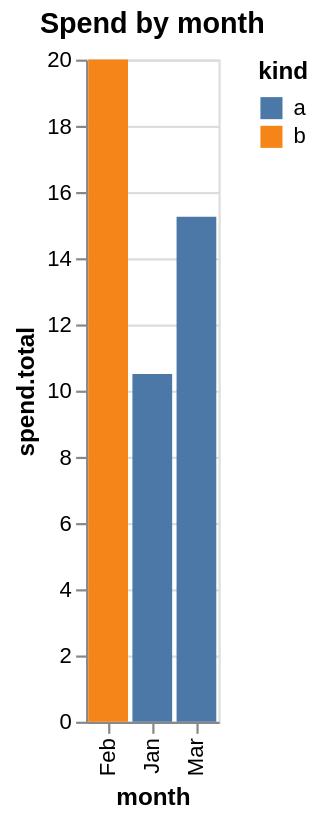

This figure's Vega-Lite source:
### Vega-Lite specification from a JSON file in a GitHub repository (floating-point values rounded to 4 significant figures)
{"$schema": "https://vega.github.io/schema/vega-lite/v6.json", "title": "Spend by month", "width": "container", "data": {"values": [{"month": "Jan", "spend.total": 10.5, "kind": "a"}, {"month": "Feb", "spend.total": 20.0, "kind": "b"}, {"month": "Mar", "spend.total": 15.25, "kind": "a"}]}, "layer": [{"mark": {"type": "bar"}, "encoding": {"x": {"field": "month", "type": "nominal", "title": "month"}, "y": {"field": "spend\\.total", "type": "quantitative", "title": "spend.total"}, "tooltip": [{"field": "month", "type": "nominal", "title": "month"}, {"field": "spend\\.total", "type": "quantitative", "title": "spend.total"}, {"field": "kind", "type": "nominal", "title": "kind"}], "color": {"field": "kind", "type": "nominal", "title": "kind"}, "opacity": {"condition": {"param": "legend", "value": 1}, "value": 0.2}}, "params": [{"name": "legend", "select": {"type": "point", "fields": ["kind"]}, "bind": "legend"}]}]}
